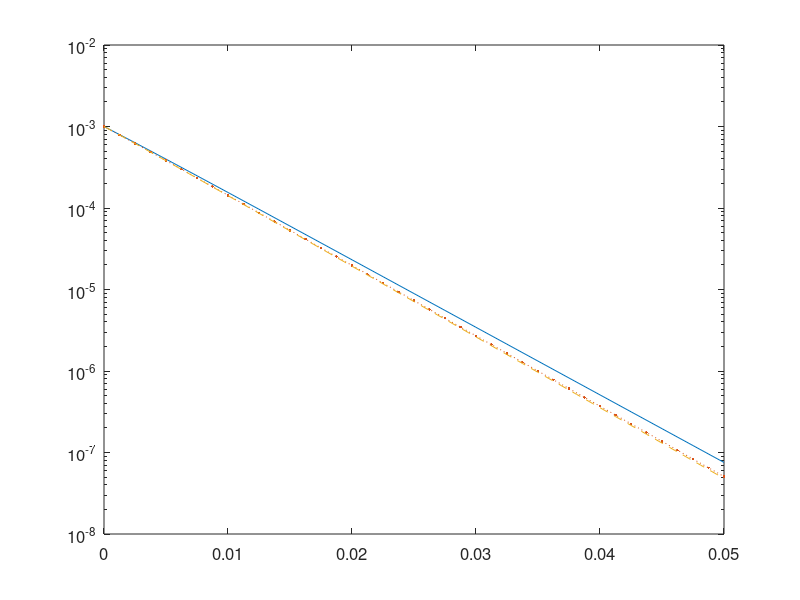

MATLAB code for this plot: (Note: this script raises an error after producing the figure.)
% u'(t)=1-c*sqrt(u)*u, t in [0,0.05] 
% Initial condition: u(0)=u_s ;
clear; clc,close all;
tic
Nt = [20 40 80];
U = [];
Error = [];
c = 10000;
u_s = 1/sqrt(c);
ta = 0;
tb = 0.05;
kappa = 800;
fun = @(t,u) 1-c*abs(u)*u;
for k = 1:length(Nt)
    N = Nt(k);
    h = (tb-ta)/N;
    A = [1 0 0 0 0;
         0.444370493651235 0.555629506348765 0 0 0;
         0.620101851488403 0 0.379898148511597 0 0;
         0.178079954393132 0 0 0.821920045606868 0;
         0 0 0.517231671970585 0.096059710526147 0.386708617503268];
    b = [0.39175222657189 0 0 0 0;
         0 0.368410593050371 0 0 0;
         0 0 0.251891774271694 0 0;
         0 0 0 0.54497475022852 0;
         0 0 0 0.063692468666290 0.226007483236906];
    t = ta:h:tb;                   % interval partition
    u(1) = 0.9*u_s;                % initial value
    % recursive approximations
    psi(1) = 1;
    psi(2) = psi(1)*( A(1,1)+h*kappa*b(1,1) );
    psi(3) = psi(1)*( A(2,1)+h*kappa*b(2,1) ) + ...
             psi(2)*( A(2,2)+h*kappa*b(2,2) );
    psi(4) = psi(1)*( A(3,1)+h*kappa*b(3,1) ) + ...
             psi(2)*( A(3,2)+h*kappa*b(3,2) ) + ...
             psi(3)*( A(3,3)+h*kappa*b(3,3) );
    psi(5) = psi(1)*( A(4,1)+h*kappa*b(4,1) ) + ...
             psi(2)*( A(4,2)+h*kappa*b(4,2) ) + ...
             psi(3)*( A(4,3)+h*kappa*b(4,3) ) + ...
             psi(4)*( A(4,4)+h*kappa*b(4,4) );
    psi(6) = psi(1)*( A(5,1)+h*kappa*b(5,1) ) + ...
             psi(2)*( A(5,2)+h*kappa*b(5,2) ) + ...
             psi(3)*( A(5,3)+h*kappa*b(5,3) ) + ...
             psi(4)*( A(5,4)+h*kappa*b(5,4) ) + ...
             psi(5)*( A(5,5)+h*kappa*b(5,5) );
    for n = 1:N
        % pRK(5,4) scheme
        u1 = 1/psi(2)*( psi(1)*( A(1,1)*u(n)+b(1,1)*h.*( fun(t(n),u(n))+       kappa*u(n) ) ) );
        u2 = 1/psi(3)*( psi(1)*( A(2,1)*u(n)+b(2,1)*h.*( fun(t(n),u(n))+       kappa*u(n) ) )+...
                        psi(2)*( A(2,2)*u1+  b(2,2)*h.*( fun(t(n)+0.39175222700392*h,u1)+kappa*u1 ) ) );
        u3 = 1/psi(4)*( psi(1)*( A(3,1)*u(n)+b(3,1)*h.*( fun(t(n),u(n))+       kappa*u(n) ) )+...
                        psi(2)*( A(3,2)*u1+  b(3,2)*h.*( fun(t(n)+0.39175222700392*h,u1)+kappa*u1 ) )+...
                        psi(3)*( A(3,3)*u2+  b(3,3)*h.*( fun(t(n)+0.58607968896779*h,u2)+kappa*u2 ) ) );
        u4 = 1/psi(5)*( psi(1)*( A(4,1)*u(n)+b(4,1)*h.*( fun(t(n),u(n))+       kappa*u(n) ) )+...
                        psi(2)*( A(4,2)*u1+  b(4,2)*h.*( fun(t(n)+0.39175222700392*h,u1)+kappa*u1 ) )+...
                        psi(3)*( A(4,3)*u2+  b(4,3)*h.*( fun(t(n)+0.58607968896779*h,u2)+kappa*u2 ) )+...
                        psi(4)*( A(4,4)*u3+  b(4,4)*h.*( fun(t(n)+0.47454236302687*h,u3)+kappa*u3 ) ) );
    u(n+1) = 1/psi(6)*( psi(1)*( A(5,1)*u(n)+b(5,1)*h.*( fun(t(n),u(n))+       kappa*u(n) ) )+...
                        psi(2)*( A(5,2)*u1+  b(5,2)*h.*( fun(t(n)+0.39175222700392*h,u1)+kappa*u1 ) )+...
                        psi(3)*( A(5,3)*u2+  b(5,3)*h.*( fun(t(n)+0.58607968896779*h,u2)+kappa*u2 ) )+...
                        psi(4)*( A(5,4)*u3+  b(5,4)*h.*( fun(t(n)+0.47454236302687*h,u3)+kappa*u3 ) )+...
                        psi(5)*( A(5,5)*u4+  b(5,5)*h.*( fun(t(n)+0.93501063100924*h,u4)+kappa*u4 ) ) );
    end
    T{k} = t;
    U{k} = u;
end
t_s = ta:0.0001:tb;
u_s = ones(1,length(t_s))*u_s;

%% logarithmic plot
figure(1)
semilogy(T{1},abs(U{1}-0.01),'-',T{2},abs(U{2}-0.01),':.',T{3},abs(U{3}-0.01),'--');
axis([ta,tb,1e-8,0.01]);
set(gcf,'color','w');
set (gca,'FontSize',12,'fontweight','demi');
xlabel('$t$','Interpreter','latex','FontSize',16);
ylabel('$|u-u^{*}|$','Interpreter','latex','FontSize',16);
legend('$N=20$','$N=40$','$N=80$','location','northeast');
set(gcf,'Units','centimeters','Position',[10 5 13 10]);
set(gca,'linewidth',1);
set(gca,'box','off');
set(get(gca,'Children'),'linewidth',2);
toc